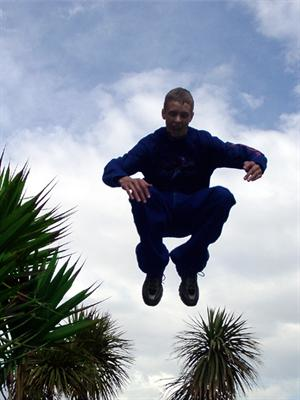
%> input picture Image/0_0_818.bmp, 300 x 400 px
$ octave --eval "result = drfiGetImageData(imread('../Image/0_0_818.bmp'));"   (GNU Octave 9; MATLAB toolbox functions it lacks are replaced by stand-ins)
%> lines starting %> are read from the running program, lines starting %| are printed output that depends on the picture
### Feat/rgb2lab.m
function [L,a,b] = rgb2lab(R,G,B)
% function [L, a, b] = RGB2Lab(R, G, B)
% RGB2Lab takes matrices corresponding to Red, Green, and Blue, and
% transforms them into CIELab.  This transform is based on ITU-R
% Recommendation  BT.709 using the D65 white point reference.
% The error in transforming RGB -> Lab -> RGB is approximately
% 10^-5.  RGB values can be either between 0 and 1 or between 0 and 255.
% By Mark Ruzon from C code by Yossi Rubner, 23 September 1997.
% Updated for MATLAB 5 28 January 1998.

if (nargin == 1)
  B = double(R(:,:,3));
  G = double(R(:,:,2));
  R = double(R(:,:,1));
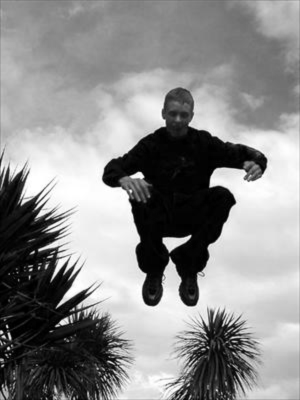
%> R: size 400x300 double; min 0, max 1, mean 0.548
end

if ((max(max(R)) > 1.0) | (max(max(G)) > 1.0) | (max(max(B)) > 1.0))
  R = R/255;
  G = G/255;
  B = B/255;
end

[M, N] = size(R);
%> M = 400; N = 300
s = M*N;
%> s = 120000

% Set a threshold
T = 0.008856;

RGB = [reshape(R,1,s); reshape(G,1,s); reshape(B,1,s)];

% RGB to XYZ
MAT = [0.412453 0.357580 0.180423;
       0.212671 0.715160 0.072169;
       0.019334 0.119193 0.950227];
XYZ = MAT * RGB;

X = XYZ(1,:) / 0.950456;
Y = XYZ(2,:);
Z = XYZ(3,:) / 1.088754;

XT = X > T;
%> XT = 120000 logical values, 119897 true
YT = Y > T;
%> YT = 120000 logical values, 119778 true
ZT = Z > T;
%> ZT = 120000 logical values, 119004 true

fX = XT .* X.^(1/3) + (~XT) .* (7.787 .* X + 16/116);

% Compute L
Y3 = Y.^(1/3);
fY = YT .* Y3 + (~YT) .* (7.787 .* Y + 16/116);
L  = YT .* (116 * Y3 - 16.0) + (~YT) .* (903.3 * Y);

fZ = ZT .* Z.^(1/3) + (~ZT) .* (7.787 .* Z + 16/116);

% Compute a and b
a = 500 * (fX - fY);
b = 200 * (fY - fZ);

L = reshape(L, M, N);
a = reshape(a, M, N);
b = reshape(b, M, N);

if ((nargout == 1) | (nargout == 0))
  L = cat(3,L,a,b);
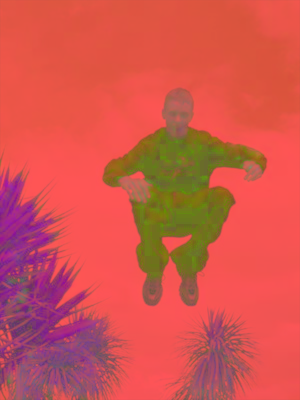
%> L: size 400x300x3 double; mean R, G, B 73.5, -0.1, -4.3; drawn with min black and max white
end

### Feat/textons/makeLMfilters.m
function F=makeLMfilters
% Returns the LML filter bank of size 49x49x48 in F. To convolve an
% image I with the filter bank you can either use the matlab function
% conv2, i.e. responses(:,:,i)=conv2(I,F(:,:,i),'valid'), or use the
% Fourier transform.

  SUP=19;%49;                 % Support of the largest filter (must be odd)
  SCALEX=sqrt(2).^1; %sqrt(2).^[1:3];  % Sigma_{x} for the oriented filters
  NORIENT=6;              % Number of orientations

  NROTINV=3;
  NBAR=length(SCALEX)*NORIENT;
  NEDGE=length(SCALEX)*NORIENT;
  NF=NBAR+NEDGE+NROTINV;
  F=zeros(SUP,SUP,NF);
  hsup=(SUP-1)/2;
  [x,y]=meshgrid([-hsup:hsup],[hsup:-1:-hsup]);
  orgpts=[x(:) y(:)]';

  count=1;
  for scale=1:length(SCALEX),
    for orient=0:NORIENT-1,
      angle=pi*orient/NORIENT;  % Not 2pi as filters have symmetry
      c=cos(angle);s=sin(angle);
      rotpts=[c -s;s c]*orgpts;
      F(:,:,count)=makefilter(SCALEX(scale),0,1,rotpts,SUP);
      F(:,:,count+NEDGE)=makefilter(SCALEX(scale),0,2,rotpts,SUP);
      count=count+1;
    end;
  end;

  count=NBAR+NEDGE+1;
  SCALES=sqrt(2).^1; %sqrt(2).^[1:4];
  for i=1:length(SCALES),
    F(:,:,count)=normalise(fspecial('gaussian',SUP,SCALES(i)));
    F(:,:,count+1)=normalise(fspecial('log',SUP,SCALES(i)));
    F(:,:,count+2)=normalise(fspecial('log',SUP,3*SCALES(i)));
    count=count+3;
  end;
return

% [19 lines left out: functions makefilter, gauss1d, not called in this run]

function f=normalise(f), f=f-mean(f(:)); f=f/sum(abs(f(:))); return

### Feat/drfiGetImageData.m
function imdata = drfiGetImageData( image )
    g = fspecial('gaussian', 5);
    image = imfilter(image, g, 'same');

    image_rgb = im2double( image );
% [4 lines of commented-out code are left out]

    image_lab = rgb2lab( image_rgb );
    image_lab(:,:,1) = image_lab(:,:,1) / 100;
%> image_lab: size 400x300x3 double; mean of channels 1, 2, 3 0.7, -0.1, -4.3
    image_lab(:,:,2) = image_lab(:,:,2) / 220 + 0.5;
%> image_lab: size 400x300x3 double; mean of channels 1, 2, 3 0.7, 0.5, -4.3
    image_lab(:,:,3) = image_lab(:,:,3) / 220 / 0.5;
%> image_lab: size 400x300x3 double; mean of channels 1, 2, 3 0.735, 0.499, -0.0394

    image_hsv = rgb2hsv( image_rgb );
%> image_hsv: size 400x300x3 double; mean H, S, V 0.523, 0.275, 0.637
    imdata.image_rgb = image_rgb;
    imdata.image_lab = image_lab;
    imdata.image_hsv = image_hsv;

    [imh, imw, imc] = size( image_rgb );
%> imh = 400; imw = 300; imc = 3
    imdata.imh = imh;
%> imdata.imh = 400
    imdata.imw = imw;
%> imdata.imw = 300

    RGB_bins = [16 16 16];
    nRGBHist = prod( RGB_bins );

    Lab_bins = [16 16 16];
    nLabHist = prod(Lab_bins);

    HSV_bins = [16 16 16];
    nHSVHist = prod( HSV_bins );

    ntexthist = 15;
    nloc = 8; % mean x-y, 10th, 90th percentile x-y, w/h, area
    filtext = makeLMfilters;
    ntext = size(filtext, 3);

    imdata.nRGBHist = nRGBHist;
    imdata.nLabHist = nLabHist;
    imdata.nHSVHist = nHSVHist;

    imdata.nRGB = 3;
    imdata.nLab = 3;
    imdata.nHSV = 3;

    imdata.ntexthist = ntexthist;
    imdata.nloc = nloc;

    imdata.ntext = ntext;

    imdata.nlbp = 256;      % [0, 255]

    % RGB histogram
    R = image_rgb(:,:,1);
    G = image_rgb(:,:,2);
    B = image_rgb(:,:,3);

    rr = min( floor(R*RGB_bins(1)) + 1, RGB_bins(1) );
    gg = min( floor(G*RGB_bins(2)) + 1, RGB_bins(2) );
    bb = min( floor(B*RGB_bins(3)) + 1, RGB_bins(3) );
    Q_rgb = (rr-1) * RGB_bins(2) * RGB_bins(3) + ...
            (gg-1) * RGB_bins(3) + ...
            bb + 1;

    % Lab histogram
    L = image_lab(:,:,1);
%> L: size 400x300 double
    a = image_lab(:,:,2);
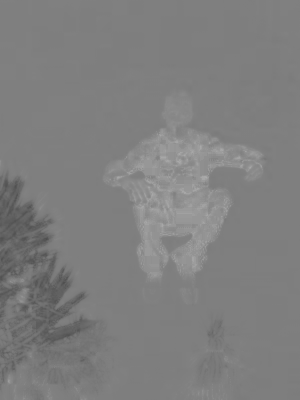
%> a: size 400x300 double; min 0.309, max 0.671, mean 0.499
    b = image_lab(:,:,3);

    ll = min(floor(L/(1/Lab_bins(1))) + 1, Lab_bins(1));
    aa = min(floor((a)/(1/Lab_bins(2))) + 1, Lab_bins(2));
    bb = min(floor((b)/(1/Lab_bins(3))) + 1, Lab_bins(3));
    Q_lab = (ll-1) * Lab_bins(2) * Lab_bins(3) + ...
        (aa-1) * Lab_bins(3) + ...
        bb + 1;

    % HSV histogram
    H = image_hsv(:,:,1);
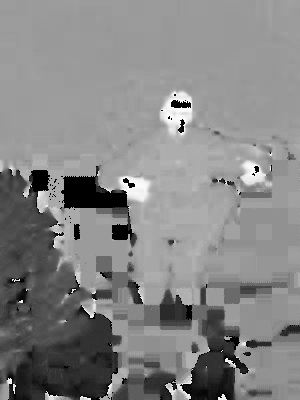
%> H: size 400x300 double; min 0, max 0.996, mean 0.523
    % H(H >= 0.5) = 1- H(H >= 0.5);
    S = image_hsv(:,:,2);
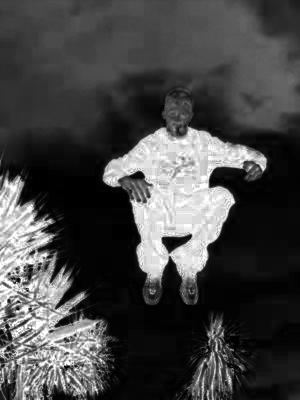
%> S: size 400x300 double; min 0, max 1, mean 0.275
    V = image_hsv(:,:,3);

    hh = min( floor(H*HSV_bins(1)) + 1, HSV_bins(1) );
    ss = min( floor(S*HSV_bins(2)) + 1, HSV_bins(2) );
    vv = min( floor(V*HSV_bins(3)) + 1, HSV_bins(3) );

    Q_hsv = (hh-1) * HSV_bins(2) * HSV_bins(3) + ...
            (ss-1) * HSV_bins(3) + ...
            vv + 1;

    imdata.Q_rgb = Q_rgb;
    imdata.Q_lab = Q_lab;
    imdata.Q_hsv = Q_hsv;

    % texture - response of filter bank
    grayim = rgb2gray( image );
    imtext = zeros([imh imw ntext]);
    for f = 1:ntext
        response = abs(imfilter(im2single(grayim), filtext(:, :, f), 'same'));
        response = (response - min(response(:))) / (max(response(:)) - min(response(:)) + eps);
        imtext(:, :, f) = response;
    end
    [dummy, texthist] = max(imtext, [], 3);
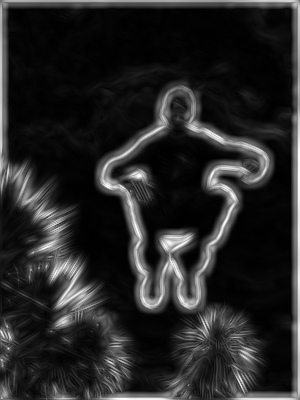
%> dummy: size 400x300 double; min 0.00154, max 1, mean 0.153
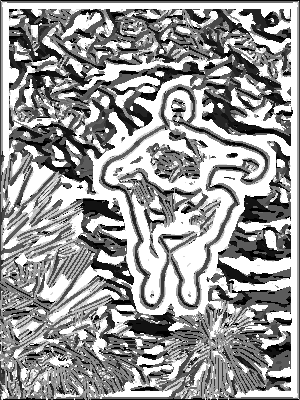
%> texthist: size 400x300 double; min 1, max 15, mean 9.34; drawn with min black and max white
    imdata.imtext = imtext;
    imdata.texthist = texthist;

    % texture - LBP
%> (the run ends here)
